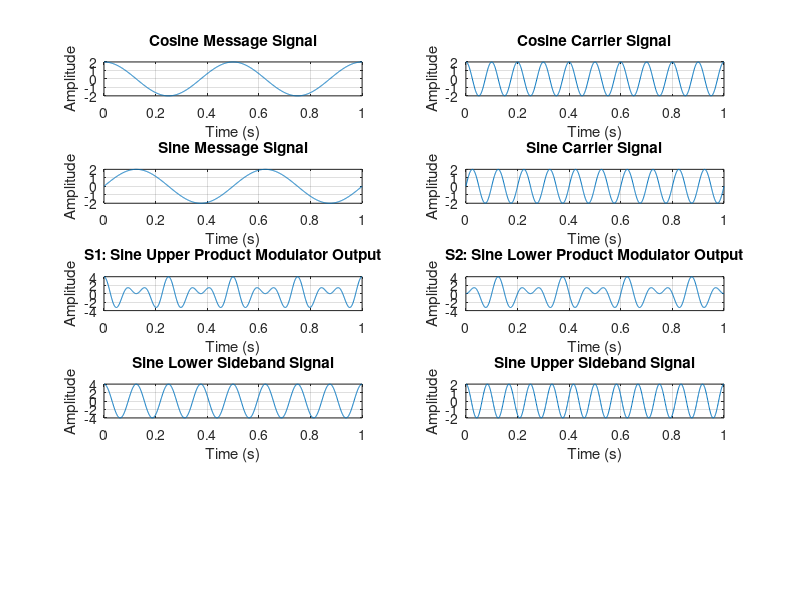

The MATLAB script that drew this image: (Note: this script raises an error after producing the figure.)
t = 0:0.001:1;
am = 2; % amplitude of message signal
ac = 2; % amplitude of carrier signal

% Cosine Message Signal
fm = 2; % frequency of message signal
x = am*cos(2*pi*fm*t);
subplot(5,2,1);
plot(t,x);
xlabel('Time (s)');
ylabel('Amplitude');
title('Cosine Message Signal');
grid on;

% Cosine Carrier Signal
fc = 10; % frequency of carrier signal
y = ac*cos(2*pi*fc*t);
subplot(5,2,2);
plot(t,y);
xlabel('Time (s)');
ylabel('Amplitude');
title('Cosine Carrier Signal');
grid on;

% Sine Message Signal
x_shifted = am*sin(2*pi*fm*t);
subplot(5,2,3);
plot(t,x_shifted);
xlabel('Time (s)');
ylabel('Amplitude');
title('Sine Message Signal');
grid on;

% Sine Carrier Signal
y_shifted = ac*sin(2*pi*fc*t);
subplot(5,2,4);
plot(t,y_shifted);
xlabel('Time (s)');
ylabel('Amplitude');
title('Sine Carrier Signal');
grid on;

% (sine) Output of upper product modulator 
s3 = (am*ac)/2*(cos(2*pi*(fc-fm)*t)+cos(2*pi*(fc+fm)*t));
subplot(5,2,5);
plot(t,s3);
xlabel('Time (s)');
ylabel('Amplitude');
title('S1: Sine Upper Product Modulator Output');
grid on;

% (sine) Output of lower product modulator
s4 = (am*ac)/2*(cos(2*pi*(fc-fm)*t)-cos(2*pi*(fc+fm)*t));
subplot(5,2,6);
plot(t,s4);
xlabel('Time (s)');
ylabel('Amplitude');
title('S2: Sine Lower Product Modulator Output');
grid on;

% SSBSC modulated wave s(t) having a lower sideband
lsb2 = s3 + s4;
subplot(5,2,7);
plot(t,lsb2);
xlabel('Time (s)');
ylabel('Amplitude');
title('Sine Lower Sideband Signal');
grid on;

% SSBSC modulated wave s(t) having an upper sideband
usb2 = (am*ac/2)*cos(2*pi*(fc+fm)*t);
subplot(5,2,8);
plot(t,usb2);
xlabel('Time (s)');
ylabel('Amplitude');
title('Sine Upper Sideband Signal');
grid on;

% Ensure the plots are evenly spaced and readable
sgtitle('SSB-SC Modulation Analysis');
